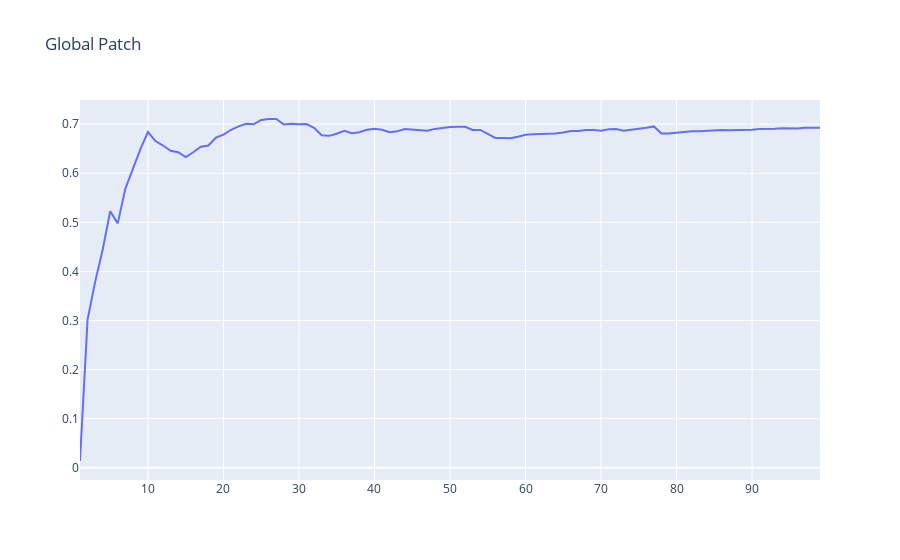

The notebook cell saved with this chart:
### Code cell
cosine_range_("FS-I$FT-I", "o")
